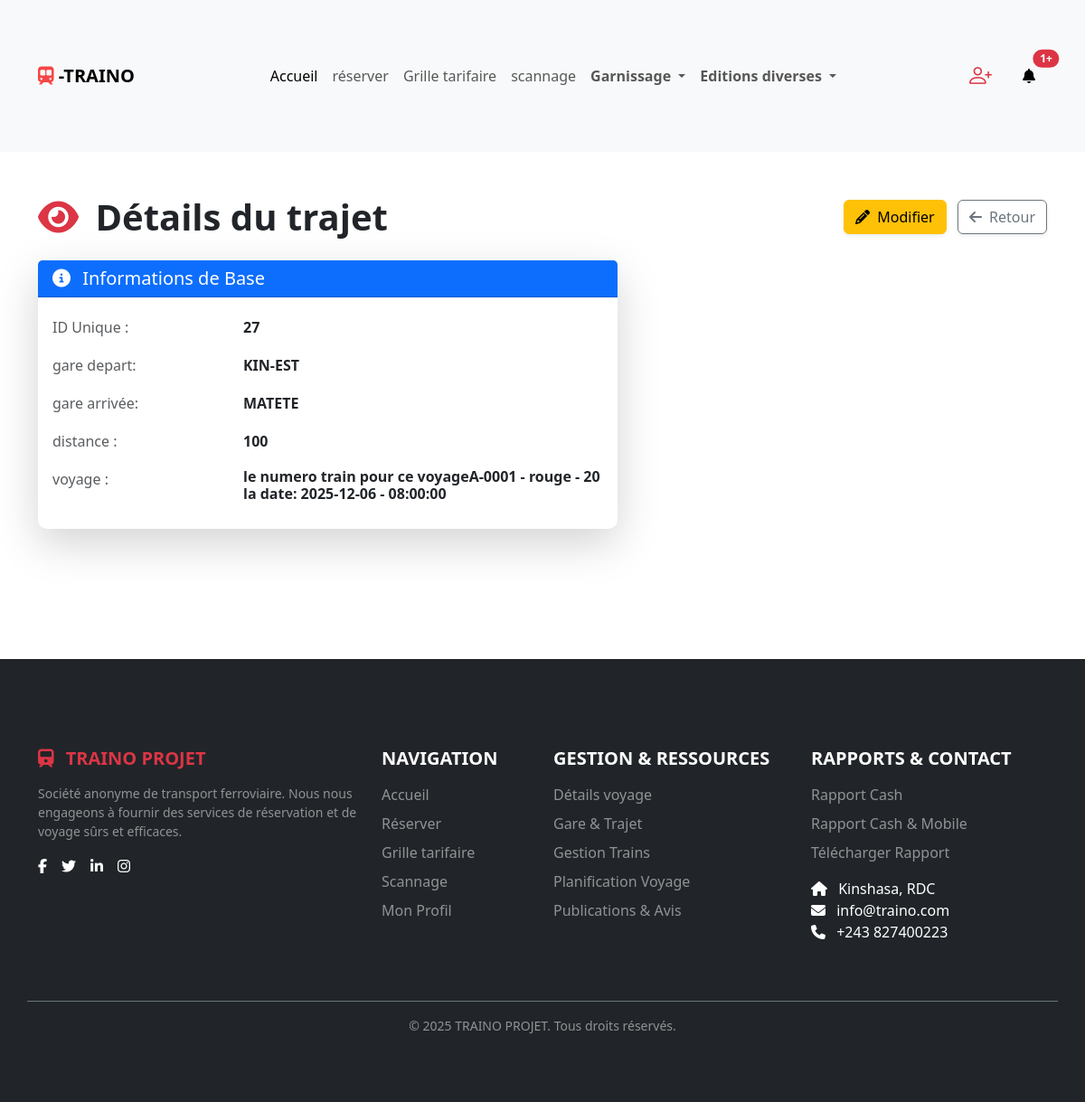
Screenshot of /details_voyage/details_details_voyage/27/ (signed in) with the database file from the repository.
### details_voyage/models.py (models this page shows, shortened)
class Details_voyage(models.Model):
    id_voyage = models.ForeignKey(Voyage,  null = False , on_delete = models.CASCADE,
    help_text="id du voyage"
    )
    id_gare_depart = models.ForeignKey(Gare,  null = False , on_delete = models.CASCADE,
        help_text="id dela Gare de part",
        related_name='voyages_au_depart'
    )
    id_gare_arrive = models.ForeignKey(Gare,  null = False , on_delete = models.CASCADE,
        help_text="id dela Gare d'arrivee",
        related_name='voyages_a_larrivee'
    )
    distance = models.IntegerField(
        verbose_name='distance entre la gare de depart et d\'arrivée',
        help_text="distance entre la gare de depart et d\'arrivée",
        null = True,
        blank= True,
    )
    image = models.ImageField(
        upload_to='gares_images/',
        blank=False,
        null=False
    )
    slug = models.SlugField(
        default="distanceGareLPPZNN025SN02Kkjsdhjfhf655qqzasjqsdbbbz555sc6JHMSLR",
        max_length= 100
    )

### gare/models.py (models this page shows)
class Gare(models.Model):
    libelle_gare = models.CharField(
        max_length=20,
        verbose_name='libelle du gare',
        help_text="rlibelle du gare",
        null = False,
        blank= False,
    )
    ville_gare = models.CharField(
        max_length=20,
        verbose_name='ville du gare',
        help_text="ville du gare",
        null = False,
        blank= False,
    )
    slug = models.SlugField(
        default="02Kkjsdhjfhf655qqzasjqsdbbbz555sc6JHMSLR",
        max_length= 100
    )
    def __str__(self):
        return self.libelle_gare

### voyage/models.py (models this page shows)
class Voyage(models.Model):
    id_train = models.ForeignKey(Train,  null = False , on_delete = models.CASCADE,
        verbose_name='numero d\'un train exemple A-0000 qui effectuer un voyage',
        help_text='numero d\'un train exemple A-0000 qui effectuer un voyage',
        blank= False
    )
    heure_depart = models.TimeField()
    date_depart = models.DateField()
    slug = models.SlugField(
        default="02Kkjsdhjfhf655qqzasjqsdbbbz555sc6JHMSLR",
        max_length= 100
    )
    def __str__(self):
        return f"le numero train pour ce voyage{self.id_train} la date: {self.date_depart} - {self.heure_depart}"

### train/models.py (models this page shows)
class Train(models.Model):
    numero_train = models.CharField(
        max_length=10,
        verbose_name='numero voiture exemple A-0000',
        help_text="un sert de clé secondaire à la table voiture",
        null = False,
        blank= False,
    )
    taille_ram = models.IntegerField(
        verbose_name='taille_ram',
        help_text="taille_ram",
        null = False,
        blank= False,
    )
    couleur = models.CharField(
        max_length=30,
        verbose_name='couleur',
        help_text="couleur",
        null = False,
        blank= False,
        default = 'pas de couleur',
    )
    slug = models.SlugField(
        default="02Kkjsdhjfhf655qqzasjqsdbbbz555sc6JHMSLR",
        max_length= 100
    )
    def __str__(self):
        return f"{self.numero_train} - {self.couleur} - {self.taille_ram}"

### details_voyage/views.py (the view)
# urls.py: path('details_details_voyage/<int:id>/',details_details_voyage, name = 'details_details_voyage'),
@login_required
def details_details_voyage(request, id):
    context = {
        'details_voyage' : Details_voyage.objects.get(id = id),
    }
    return render(request, 'details_voyage/details_details_voyage.html', context)

### details_voyage/templates/details_voyage/details_details_voyage.html (shortened to what this page needs)
{% extends 'front/header/header.html' %}
{% load static %}
{% block extra_css %}
    <link rel="stylesheet" href="{% static 'css/details_voyage/detail_details_voyage.css' %}">
{% endblock %}
{% block containter%}
    <div class="container py-5">
        <div class="row align-items-center mb-4">
            <div class="col-md-9">
                <h1 class="text-dark fw-bold mb-0">
                    <i class="fas fa-eye me-2 text-danger"></i> Détails du trajet
                </h1>
            </div>
            <div class="col-md-3 text-end">
                <a href="{% url 'details_voyage:modifier_details_voyage' details_voyage.id details_voyage.slug %}" class="btn btn-warning shadow-sm me-2">
                    <i class="fas fa-pencil-alt me-1"></i> Modifier
                </a>
                <a href="{% url 'details_voyage:lire_details_voyage' %}" class="btn btn-outline-secondary shadow-sm">
                    <i class="fas fa-arrow-left me-1"></i> Retour
                </a>
            </div>
        </div>
        <div class="row g-4 mb-5">
            <div class="col-lg-7">
                <div class="card shadow-lg border-0 h-100">
                    <div class="card-header bg-primary text-white">
                        <h5 class="mb-0"><i class="fas fa-info-circle me-2"></i> Informations de Base</h5>
                    </div>
                    <div class="card-body">
                        <dl class="row mb-0 details-list">
                            <dt class="col-sm-4 text-muted">ID Unique :</dt>
                            <dd class="col-sm-8 fw-bold">{{ details_voyage.id }}</dd>
                            <dt class="col-sm-4 text-muted">gare depart:</dt>
                            <dd class="col-sm-8 fw-bold">{{ details_voyage.id_gare_depart.libelle_gare }}</dd>
                            <dt class="col-sm-4 text-muted">gare arrivée:</dt>
                            <dd class="col-sm-8 fw-bold">{{ details_voyage.id_gare_arrive  }}</dd>
                            <dt class="col-sm-4 text-muted">distance :</dt>
                            <dd class="col-sm-8 fw-bold">{{ details_voyage.distance  }}</dd>
                            <dt class="col-sm-4 text-muted">voyage :</dt>
                            <dd class="col-sm-8 fw-bold text-dark h5">{{details_voyage.id_voyage}}</dd>
                        </dl>
                    </div>
                </div>
            </div>
        </div>
    </div>
{% endblock %}

### details_voyage/static/css/details_voyage/detail_details_voyage.css (style rules this page uses)
.container { padding-top: 50px; padding-bottom: 50px; }
.card { border-radius: 10px; transition: box-shadow 0.3s ease; }
.details-list dt { color: #6c757d; font-weight: 500; padding-top: 5px; padding-bottom: 5px; }
.details-list dd { font-size: 1rem; padding-top: 5px; padding-bottom: 5px; }

### rows the page displays
Details_voyage: id "27", id_gare_depart.libelle_gare "KIN-EST", id_gare_arrive "MATETE", distance "100", id_voyage "le numero train pour ce voyageA-0001 - rouge - 20 la date: 2025-12-06 - 08:00:00"
